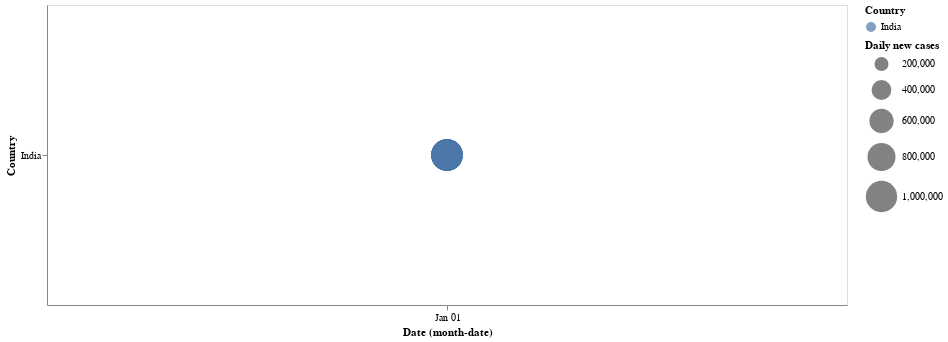

Notebook code for this chart:
### Markdown cell above
Let’s create a circle chart to display the day wise Active cases,

### Code cell
alt.Chart(selected_countries).mark_circle().encode(
    x='monthdate(Date):O',
    y='Country',
    color='Country',
    size=alt.Size('Active:Q',
        scale=alt.Scale(range=[0, 1000]),
        legend=alt.Legend(title='Daily new cases')
    ) 
).properties(
    width=800,
    height=300
)

### Figure 1 — Vega-Lite specification as saved in the notebook (floating-point values rounded to 4 significant figures; data arrays with more than 128 entries replaced by an {"elided": "..."} marker saying what was removed)
{"config": {"view": {"continuousWidth": 400, "continuousHeight": 300}}, "data": {"name": "data-d01834fe4a1c304ee06ff51743dd7aee"}, "mark": "circle", "encoding": {"color": {"type": "nominal", "field": "Country"}, "size": {"type": "quantitative", "field": "Active", "legend": {"title": "Daily new cases"}, "scale": {"range": [0, 1000]}}, "x": {"type": "ordinal", "field": "Date", "timeUnit": "monthdate"}, "y": {"type": "nominal", "field": "Country"}}, "height": 300, "width": 800, "$schema": "https://vega.github.io/schema/vega-lite/v4.8.1.json", "datasets": {"data-d01834fe4a1c304ee06ff51743dd7aee": {"elided": "150 records"}}}
